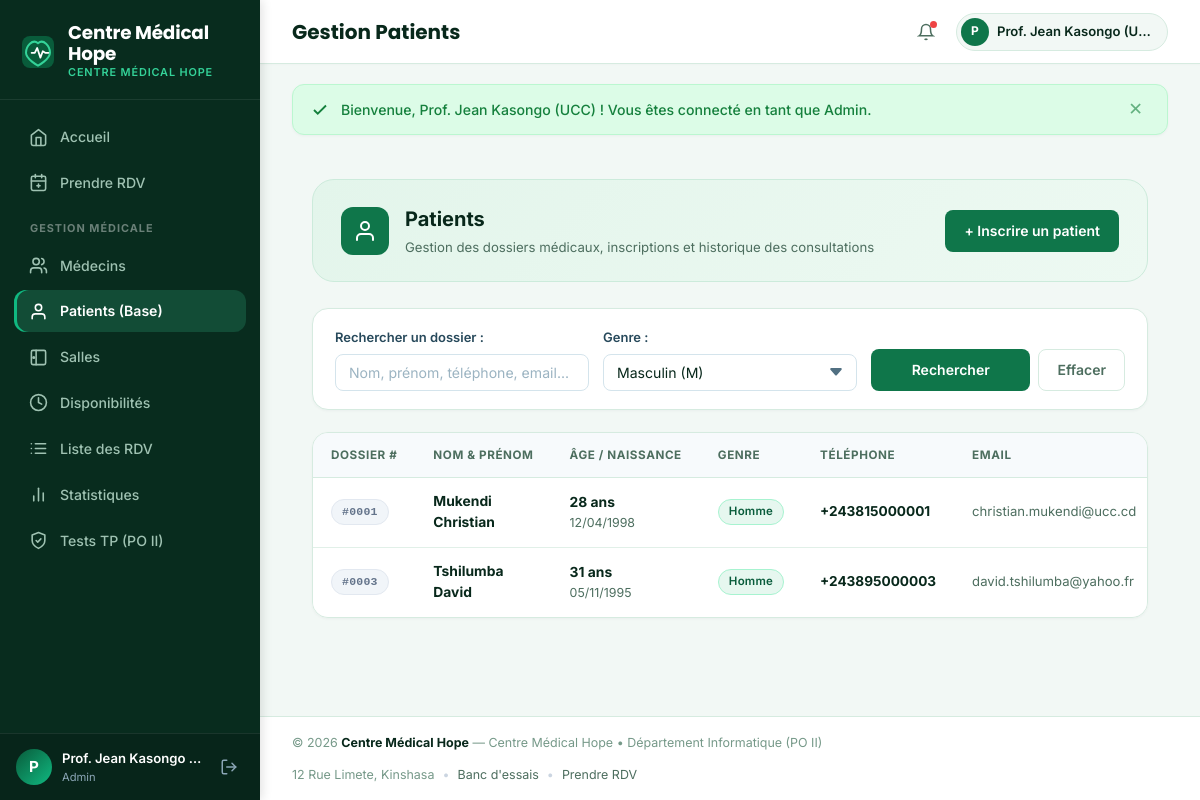
Screenshot of /patients/index.php?sexe=M (signed in) with the database file from the repository.
### tables this page shows
CREATE TABLE IF NOT EXISTS patients (
    id INT AUTO_INCREMENT PRIMARY KEY,
    nom VARCHAR(100) NOT NULL,
    prenom VARCHAR(100) NOT NULL,
    date_naissance DATE NOT NULL,
    sexe ENUM('M', 'F') NOT NULL,
    telephone VARCHAR(30) NOT NULL,
    email VARCHAR(150) NOT NULL,
    mot_de_passe VARCHAR(255) NULL,
    compte_actif TINYINT(1) NOT NULL DEFAULT 1,
    date_inscription DATETIME DEFAULT CURRENT_TIMESTAMP,
    adresse TEXT NULL,
    groupe_sanguin ENUM('A+', 'A-', 'B+', 'B-', 'AB+', 'AB-', 'O+', 'O-') NULL,
    antecedents TEXT NULL,
    date_creation DATETIME DEFAULT CURRENT_TIMESTAMP
);

### config/database.php (called while the page is built, shortened)
<?php
function e($string) {
    return htmlspecialchars($string ?? '', ENT_QUOTES, 'UTF-8');
}

### patients/index.php (the view, shortened to what this page needs)
<?php
require_once __DIR__ . '/../config/database.php';
$search = trim($_GET['search'] ?? '');
$sexe   = trim($_GET['sexe'] ?? '');
$sql = "SELECT p.*,
        (SELECT COUNT(*) FROM rendez_vous r WHERE r.id_patient = p.id) AS total_rdv,
        (SELECT MAX(date_heure) FROM rendez_vous r WHERE r.id_patient = p.id) AS dernier_rdv
        FROM patients p
        WHERE 1=1";
$params = [];
if (!empty($sexe)) {
    $sql .= " AND p.sexe = ?";
    $params[] = $sexe;
}
$sql .= " ORDER BY p.nom ASC, p.prenom ASC";
$stmt = $pdo->prepare($sql);
$stmt->execute($params);
$patients = $stmt->fetchAll();
require_once __DIR__ . '/../includes/header.php';
?>
<div class="container">
    <div class="page-top-banner">
        <div class="page-top-banner-left">
            <div class="page-banner-icon">
                <svg width="24" height="24" viewBox="0 0 24 24" fill="none" stroke="currentColor" stroke-width="2" stroke-linecap="round" stroke-linejoin="round">
                    <path d="M20 21v-2a4 4 0 0 0-4-4H8a4 4 0 0 0-4 4v2"/>
                    <circle cx="12" cy="7" r="4"/>
                </svg>
            </div>
            <div>
                <div class="page-banner-title">Patients</div>
                <div class="page-banner-sub">Gestion des dossiers médicaux, inscriptions et historique des consultations</div>
            </div>
        </div>
        <div>
            <a href="<?= BASE_URL ?>/patients/ajouter.php" class="btn btn-primary">
                + Inscrire un patient
            </a>
        </div>
    </div>
    <div class="filter-bar">
        <form method="GET" action="<?= BASE_URL ?>/patients/index.php" class="filter-grid">
            <div class="form-group" style="margin-bottom: 0;">
                <label class="form-label">Rechercher un dossier :</label>
                <input type="text" name="search" class="form-control" placeholder="Nom, prénom, téléphone, email..." value="<?= e($search) ?>">
            </div>
            <div class="form-group" style="margin-bottom: 0;">
                <label class="form-label">Genre :</label>
                <select name="sexe" class="form-control">
                    <option value="M" <?= $sexe === 'M' ? 'selected' : '' ?>>Masculin (M)</option>
                </select>
            </div>
            <div style="display: flex; gap: 8px;">
                <button type="submit" class="btn btn-primary" style="flex: 1;">Rechercher</button>
                <a href="<?= BASE_URL ?>/patients/index.php" class="btn btn-secondary">Effacer</a>
            </div>
        </form>
    </div>
    <div class="table-responsive">
        <table class="table">
            <thead>
                <tr>
                    <th>Dossier #</th>
                    <th>Nom & Prénom</th>
                    <th>Âge / Naissance</th>
                    <th>Genre</th>
                    <th>Téléphone</th>
                    <th>Email</th>
                </tr>
            </thead>
            <tbody>
                <?php if (empty($patients)): ?>
                    <tr>
                        <td colspan="9" class="table-empty">
                            <div class="table-empty-icon">👥</div>
                            <div style="font-size: 1rem; font-weight: 600; color: var(--text-primary); margin-bottom: 4px;">
                                Aucun dossier patient trouvé
                            </div>
                            <p style="font-size: 0.85rem; color: var(--text-secondary); margin-bottom: 16px;">
                                Aucun dossier ne correspond à vos critères de recherche.
                            </p>
                            <a href="<?= BASE_URL ?>/patients/ajouter.php" class="btn btn-primary btn-sm">
                                + Inscrire le premier patient
                            </a>
                        </td>
                    </tr>
                <?php else: ?>
                    <?php foreach ($patients as $p):
                        $birthDate = new DateTime($p['date_naissance']);
                        $age = $birthDate->diff(new DateTime())->y;
                    ?>
                        <tr>
                            <td>
                                <span class="badge badge-secondary" style="font-family: monospace;">
                                    #<?= str_pad($p['id'], 4, '0', STR_PAD_LEFT) ?>
                                </span>
                            </td>
                            <td>
                                <a href="<?= BASE_URL ?>/patients/details.php?id=<?= $p['id'] ?>" style="font-weight: 700; color: var(--blue-700);">
                                    <?= e($p['nom']) ?> <?= e($p['prenom']) ?>
                                </a>
                            </td>
                            <td>
                                <strong style="color: var(--text-primary);"><?= $age ?> ans</strong>
                                <div style="font-size: 0.775rem; color: var(--text-muted);">
                                    <?= date('d/m/Y', strtotime($p['date_naissance'])) ?>
                                </div>
                            </td>
                            <td>
                                <span class="badge <?= $p['sexe'] === 'M' ? 'badge-info' : 'badge-primary' ?>">
                                    <?= $p['sexe'] === 'M' ? 'Homme' : 'Femme' ?>
                                </span>
                            </td>
                            <td>
                                <strong style="color: var(--text-primary); font-size: 0.85rem;"><?= e($p['telephone']) ?></strong>
                            </td>
                            <td>
                                <span style="font-size: 0.82rem; color: var(--text-secondary);"><?= e($p['email'] ?: '—') ?></span>
                            </td>
                        </tr>
                    <?php endforeach; ?>
                <?php endif; ?>
            </tbody>
        </table>
    </div>
</div>
<?php require_once __DIR__ . '/../includes/footer.php'; ?>

### rows the page displays
patients: id "0001", nom "Mukendi", prenom "Christian", date_naissance "12/04/1998", sexe "Homme", telephone "+243815000001", email "christian.mukendi@ucc.cd"
patients: id "0003", nom "Tshilumba", prenom "David", date_naissance "05/11/1995", sexe "Homme", telephone "+243895000003", email "david.tshilumba@yahoo.fr"

### other values shown
substr($_SESSION['utilisateur_nom'] ?? 'U', 0, 1) "P"
$_SESSION['utilisateur_nom'] "Prof. Jean Kasongo…"
$_SESSION['utilisateur_role'] "Admin"
$sectionName "Gestion Patients"
substr($_SESSION['utilisateur_nom'] ?? 'A', 0, 1) "P"
$_SESSION['utilisateur_nom'] "Prof. Jean Kasongo (U…"
$msg['text'] "Bienvenue, Prof. Jean Kasongo (UCC) ! Vous êtes connecté en tant que Admin."
